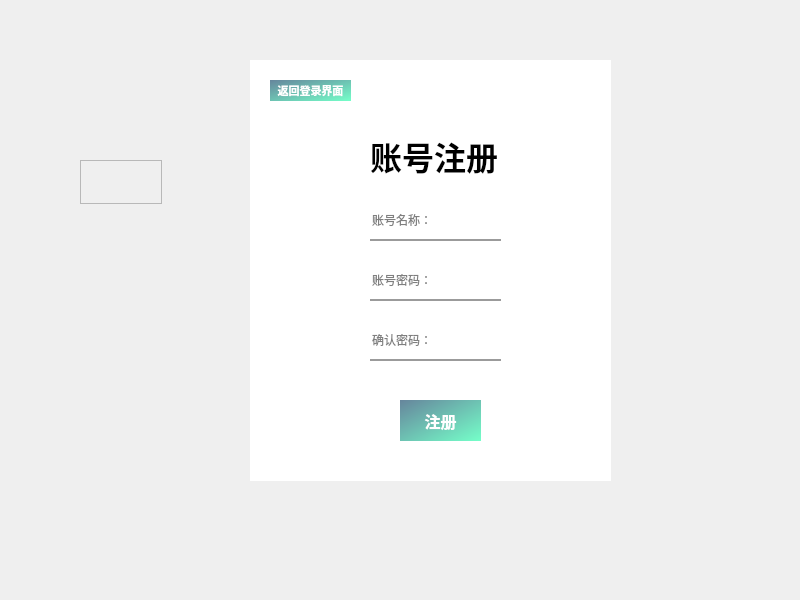
<?xml version="1.0" encoding="UTF-8"?>
<ui version="4.0">
 <class>MainWindow_zhuce</class>
 <widget class="QMainWindow" name="MainWindow_zhuce">
  <property name="geometry">
   <rect>
    <x>0</x>
    <y>0</y>
    <width>800</width>
    <height>600</height>
   </rect>
  </property>
  <property name="windowTitle">
   <string>MainWindow</string>
  </property>
  <widget class="QWidget" name="centralwidget">
   <widget class="QLabel" name="label">
    <property name="geometry">
     <rect>
      <x>250</x>
      <y>60</y>
      <width>361</width>
      <height>421</height>
     </rect>
    </property>
    <property name="styleSheet">
     <string notr="true">background-color: rgb(255, 255, 255);</string>
    </property>
    <property name="text">
     <string/>
    </property>
   </widget>
   <widget class="QLineEdit" name="lineEdit_2">
    <property name="geometry">
     <rect>
      <x>370</x>
      <y>260</y>
      <width>131</width>
      <height>41</height>
     </rect>
    </property>
    <property name="styleSheet">
     <string notr="true">border:none;
border-bottom: 2px solid rgba(0, 0, 0, 100);
background-color: rgba(0, 0, 0, 0);</string>
    </property>
    <property name="echoMode">
     <enum>QLineEdit::Password</enum>
    </property>
    <property name="placeholderText">
     <string>账号密码：</string>
    </property>
   </widget>
   <widget class="QLineEdit" name="lineEdit">
    <property name="geometry">
     <rect>
      <x>370</x>
      <y>200</y>
      <width>131</width>
      <height>41</height>
     </rect>
    </property>
    <property name="styleSheet">
     <string notr="true">border:none;
border-bottom: 2px solid rgba(0, 0, 0, 100);
background-color: rgba(0, 0, 0, 0);</string>
    </property>
    <property name="placeholderText">
     <string>账号名称：</string>
    </property>
   </widget>
   <widget class="QPushButton" name="pushButton_zhuce">
    <property name="geometry">
     <rect>
      <x>400</x>
      <y>400</y>
      <width>81</width>
      <height>41</height>
     </rect>
    </property>
    <property name="font">
     <font>
      <family>幼圆</family>
      <pointsize>12</pointsize>
      <weight>75</weight>
      <bold>true</bold>
     </font>
    </property>
    <property name="styleSheet">
     <string notr="true">QPushButton{
	background-color:qlineargradient(spread:pad, x1:0, y1:0, x2:1, y2:1, stop:0 rgba(102, 133, 156, 255), stop:1 rgba(117, 255, 201, 255));
	color:rgb(255, 255, 255);
	border:none;
}
QPushButton:pressed{
	padding-left:5px;
	padding-top:5px;
}</string>
    </property>
    <property name="text">
     <string>注册</string>
    </property>
   </widget>
   <widget class="QLabel" name="label_5">
    <property name="geometry">
     <rect>
      <x>370</x>
      <y>130</y>
      <width>131</width>
      <height>51</height>
     </rect>
    </property>
    <property name="font">
     <font>
      <family>幼圆</family>
      <pointsize>24</pointsize>
      <weight>75</weight>
      <bold>true</bold>
     </font>
    </property>
    <property name="text">
     <string>账号注册</string>
    </property>
   </widget>
   <widget class="QLineEdit" name="lineEdit_3">
    <property name="geometry">
     <rect>
      <x>370</x>
      <y>320</y>
      <width>131</width>
      <height>41</height>
     </rect>
    </property>
    <property name="styleSheet">
     <string notr="true">border:none;
border-bottom: 2px solid rgba(0, 0, 0, 100);
background-color: rgba(0, 0, 0, 0);</string>
    </property>
    <property name="echoMode">
     <enum>QLineEdit::Password</enum>
    </property>
    <property name="placeholderText">
     <string>确认密码：</string>
    </property>
   </widget>
   <widget class="QFrame" name="frame_2">
    <property name="geometry">
     <rect>
      <x>80</x>
      <y>160</y>
      <width>82</width>
      <height>44</height>
     </rect>
    </property>
    <property name="frameShape">
     <enum>QFrame::StyledPanel</enum>
    </property>
    <property name="frameShadow">
     <enum>QFrame::Raised</enum>
    </property>
    <layout class="QHBoxLayout" name="horizontalLayout_2"/>
   </widget>
   <widget class="QPushButton" name="pushButton_fanhui">
    <property name="geometry">
     <rect>
      <x>270</x>
      <y>80</y>
      <width>81</width>
      <height>21</height>
     </rect>
    </property>
    <property name="font">
     <font>
      <family>仿宋</family>
      <pointsize>8</pointsize>
      <weight>75</weight>
      <bold>true</bold>
     </font>
    </property>
    <property name="styleSheet">
     <string notr="true">QPushButton{
	background-color:qlineargradient(spread:pad, x1:0, y1:0, x2:1, y2:1, stop:0 rgba(102, 133, 156, 255), stop:1 rgba(117, 255, 201, 255));
	color:rgb(255, 255, 255);
	border:none;
}
QPushButton:pressed{
	padding-left:5px;
	padding-top:5px;
}</string>
    </property>
    <property name="text">
     <string>返回登录界面</string>
    </property>
   </widget>
   <widget class="QPushButton" name="pushButton_8">
    <property name="geometry">
     <rect>
      <x>550</x>
      <y>80</y>
      <width>46</width>
      <height>31</height>
     </rect>
    </property>
    <property name="styleSheet">
     <string notr="true">QPushButton{
	border:none;
}
QPushButton:hover{
	padding-bottom:5px;
}
</string>
    </property>
    <property name="text">
     <string/>
    </property>
    <property name="icon">
     <iconset>
      <normaloff>:/icons/qtexe_images/叉.png</normaloff>:/icons/qtexe_images/叉.png</iconset>
    </property>
   </widget>
  </widget>
 </widget>
 <resources>
  <include location="res.qrc"/>
 </resources>
 <connections/>
</ui>
